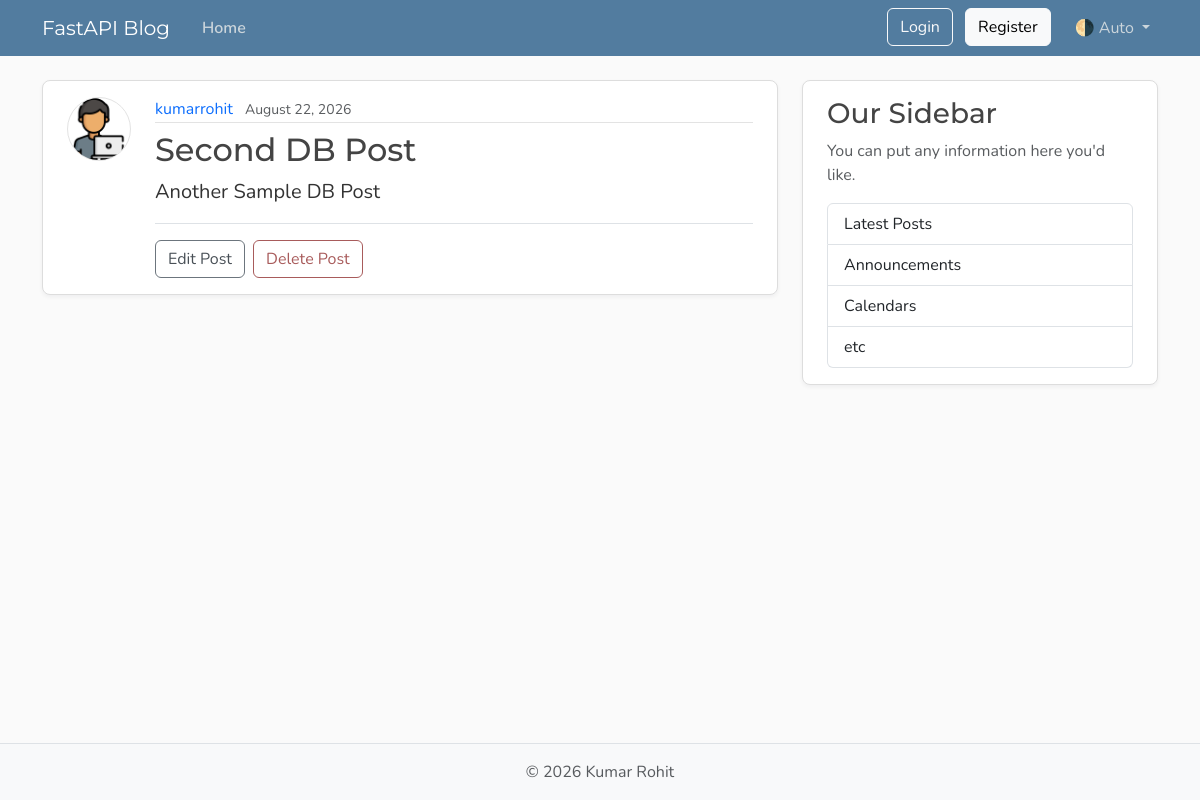
The app's page /posts/2, older data.
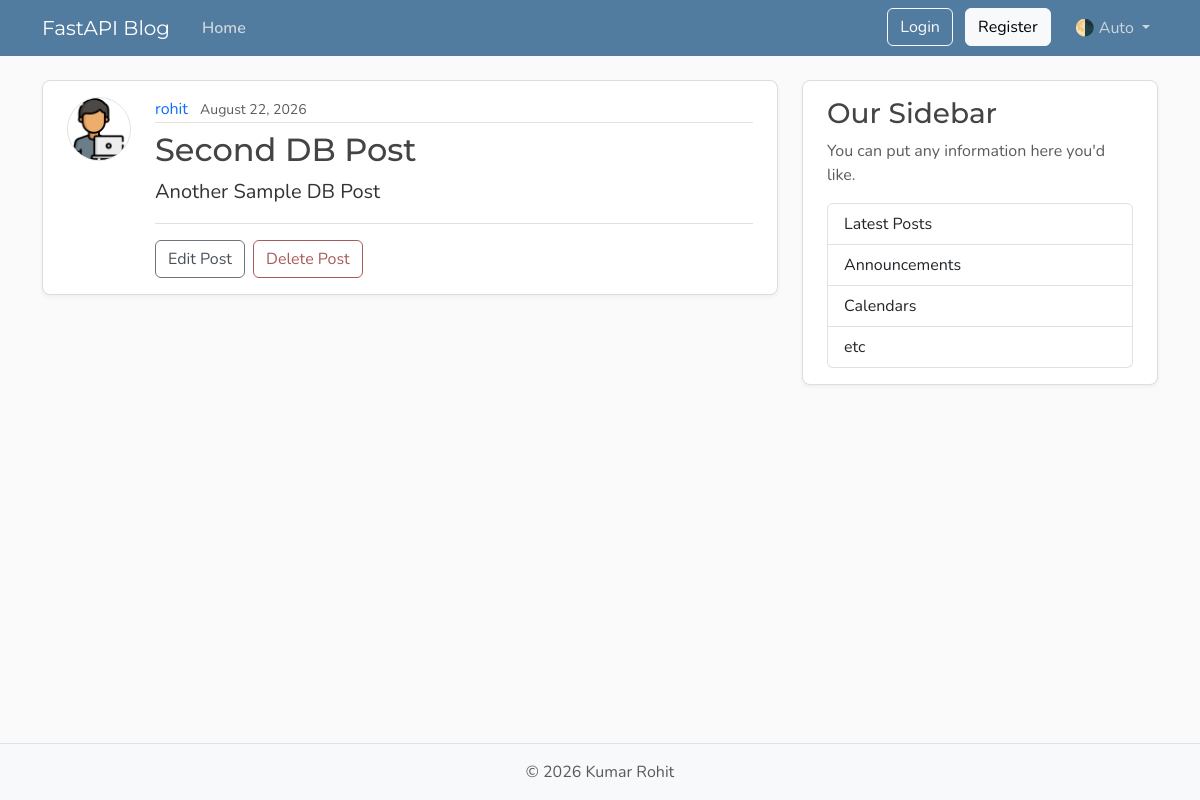
The same page, newer data.
### models.py (models this page shows, shortened)
class User(Base):
    __tablename__ = "users"
    id: Mapped[int] = mapped_column(Integer, primary_key=True, index=True)
    username: Mapped[str] = mapped_column(String(50), unique=True, nullable=False)
    email: Mapped[str] = mapped_column(String(120), unique=True, nullable=False)
    image_file: Mapped[str | None] = mapped_column(
        String(200),
        nullable=True,
        default=None
    )
    posts: Mapped[list[Post]] = relationship(back_populates="author", cascade="all, delete-orphan")

### main.py (the view)
@app.get("/posts/{post_id}", include_in_schema=False)
def post_page(
    request: Request,
    post_id: int,
    db: Annotated[Session, Depends(get_db)],
):
    result = db.execute(select(models.Post).where(models.Post.id == post_id))
    post = result.scalars().first()
    if post:
        title = post.title[:50]
        return templates.TemplateResponse(
            request,
            "post.html",
            {"post": post, "title": title},
        )
    raise HTTPException(status_code=status.HTTP_404_NOT_FOUND,detail="Post not found",)

### templates/post.html (shortened to what this page needs)
{% extends "layout.html" %}
{% block content %}
    <article class="content-section py-3 px-4 mb-4">
        <div class="d-flex align-items-start gap-4">
            <img class="rounded-circle article-img flex-shrink-0"
                 src="{{ post.author.image_path }}"
                 alt="{{ post.author.username }}'s profile picture"
                 width="64"
                 height="64"
                 loading="lazy">
            <div class="flex-grow-1">
                <div class="article-metadata mb-2">
                    <a class="me-2"
                       href="{{ url_for("user_posts", user_id=post.author.id) }}">{{ post.author.username }}</a>
                    <small class="text-body-secondary">{{ post.date_posted.strftime("%B %d, %Y") }}</small>
                </div>
                <h2 class="article-title">{{ post.title }}</h2>
                <p class="article-content">{{ post.content }}</p>
                <div id="postActions" class="post-actions mt-3 pt-3 border-top">
                    <button type="button"
                            class="btn btn-outline-secondary me-1"
                            data-bs-toggle="modal"
                            data-bs-target="#editModal">Edit Post</button>
                    <button type="button"
                            class="btn btn-outline-danger"
                            data-bs-toggle="modal"
                            data-bs-target="#deleteModal">Delete Post</button>
                </div>
            </div>
        </div>
    </article>
{% endblock content %}

Row changes from the older to the newer data that the page shows:
changed User: author.username "kumarrohit" → "rohit"
